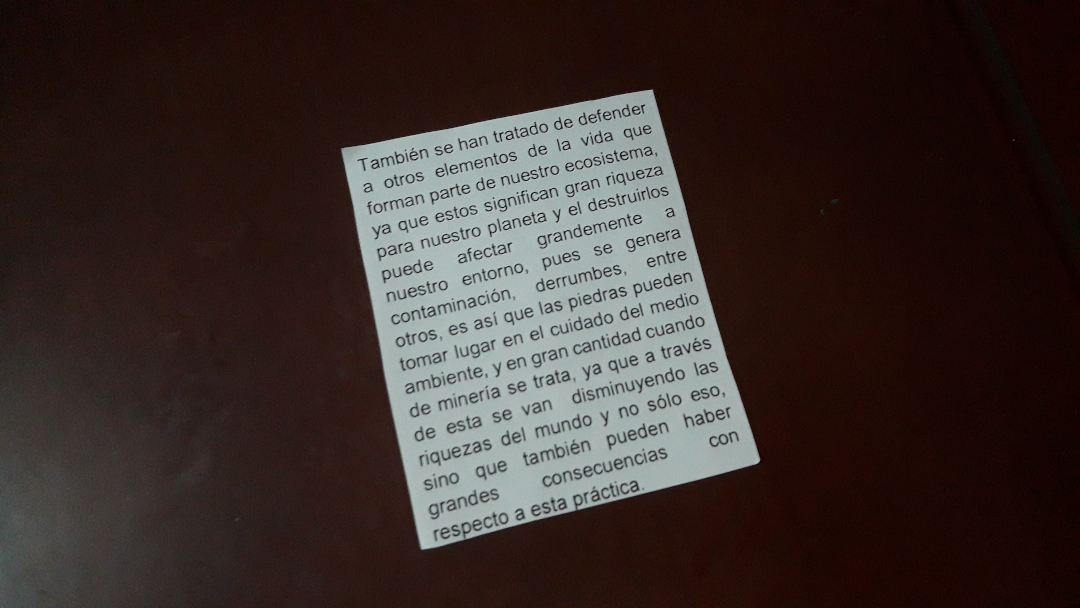
#> input picture default_Selection_dir/img_00.jpeg, 1080 x 608 px
$ python preprocess.py
#> lines starting #> are read from the running program, lines starting #| are printed output that depends on the picture; after the words box and inside, x2 and y2 are one past the last pixel; in counts of white or black regions, pixels touching at a corner belong together
#> further down, image is the input picture: shape (608, 1080, 3); mean B, G, R 44.1, 47.6, 58.9
import cv2
import numpy as np
import pytesseract

#pytesseract.pytesseract.tesseract_cmd = r'C:\Program Files\Tesseract-OCR\tesseract.exe'
def histEcu(img,alpha,grid):
#> called with alpha = 5, grid = (10, 10)
    if alpha!=0:
        img=cv2.cvtColor(img, cv2.COLOR_BGR2LAB)
#> img: shape (608, 1080, 3); mean of channels 0, 1, 2 50.4, 132.8, 131.7
        L,A,B=cv2.split(img)
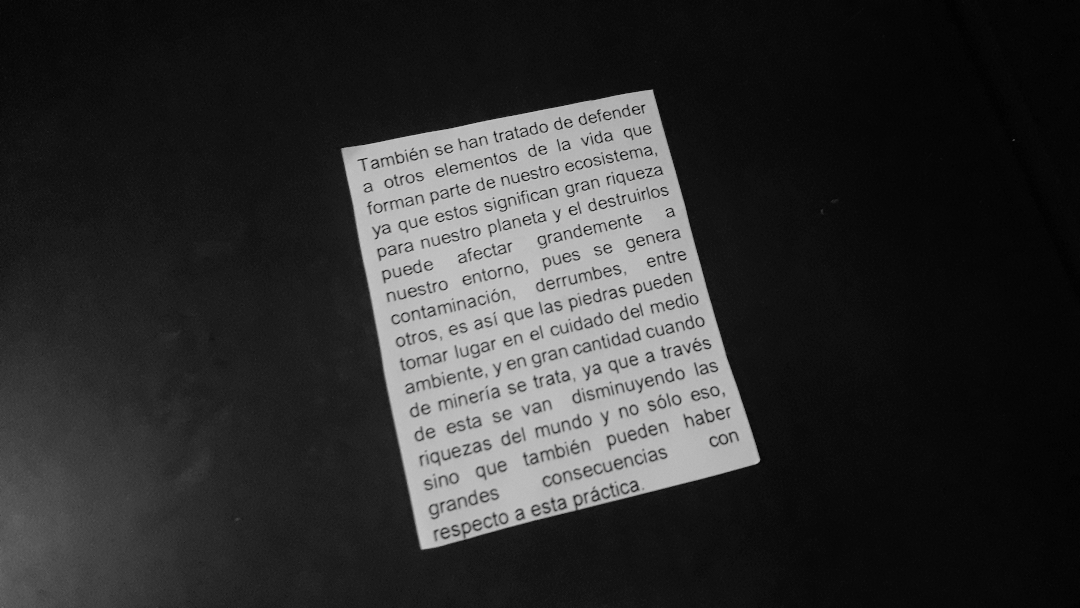
#> L: shape (608, 1080); min 0, max 209, mean 50.4
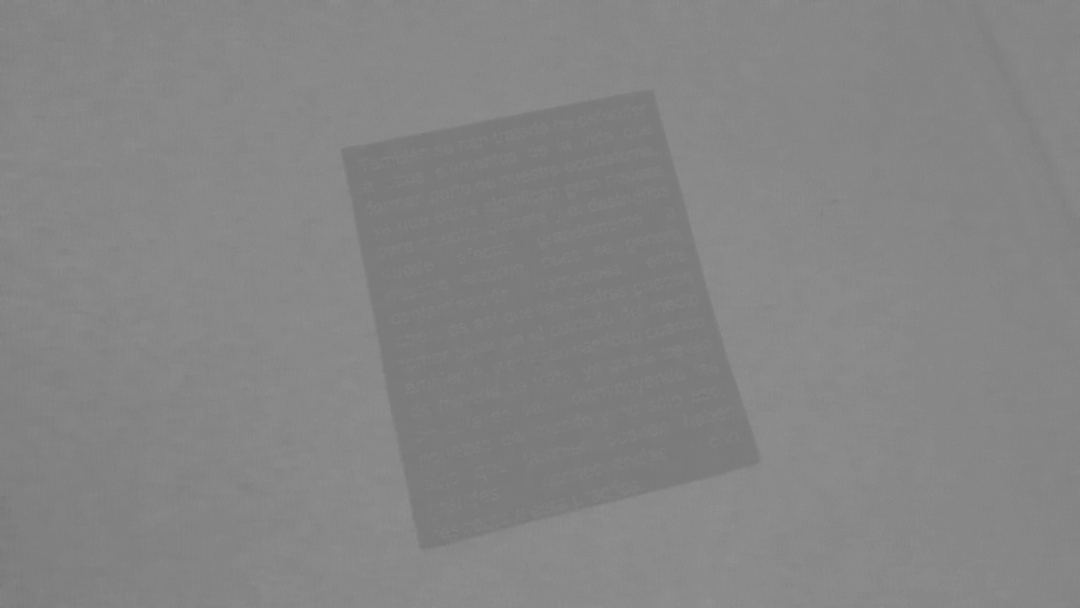
#> A: shape (608, 1080); min 117, max 145, mean 132.8
        clahe = cv2.createCLAHE(clipLimit=alpha, tileGridSize=grid)
        cl = clahe.apply(L)
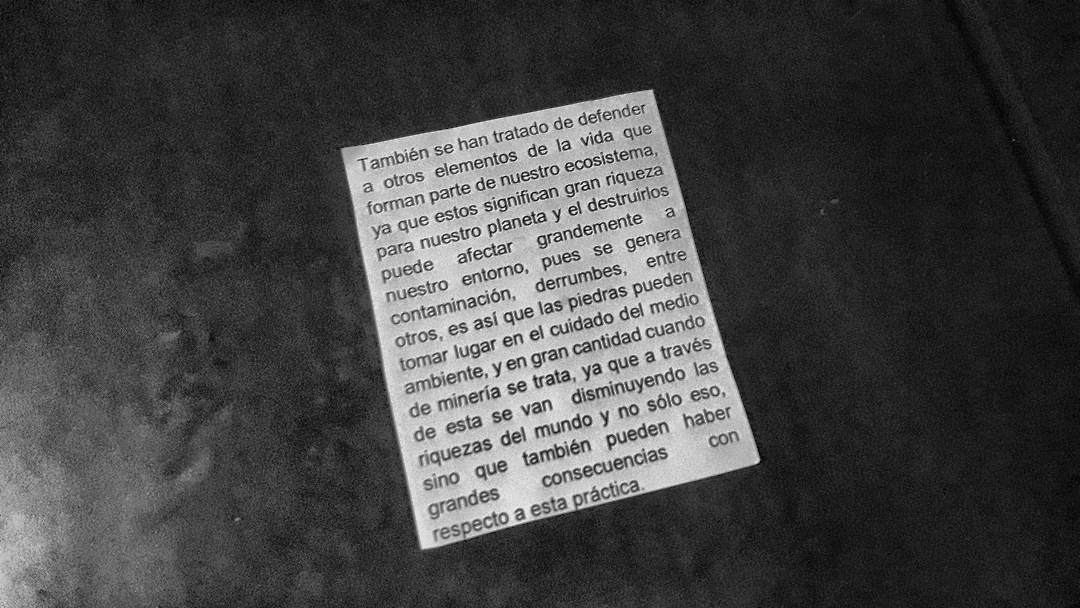
#> cl: shape (608, 1080); min 0, max 237, mean 69.4
        img = cv2.merge((cl,A,B))
#> img: shape (608, 1080, 3); mean of channels 0, 1, 2 69.4, 132.8, 131.7
        img = cv2.cvtColor(img, cv2.COLOR_LAB2BGR)
    return img

def ordenar_puntos(puntos):
	n_puntos = np.concatenate([puntos[0], puntos[1], puntos[2], puntos[3]]).tolist()

	y_order = sorted(n_puntos, key=lambda n_puntos: n_puntos[1])

	x1_order = y_order[:2]
	x1_order = sorted(x1_order, key=lambda x1_order: x1_order[0])

	x2_order = y_order[2:4]
	x2_order = sorted(x2_order, key=lambda x2_order: x2_order[0])

	return [x1_order[0], x1_order[1], x2_order[0], x2_order[1]]

image = cv2.imread("./default_Selection_dir/img_00.jpeg")

alpha=5 #Parametro a ser cambiado más adelante por el usuario en interfaz
grid=(10,10) #PArametro que puede ser cambiado más adelante con interfaz
image=histEcu(image,alpha,grid)
gray = cv2.cvtColor(image, cv2.COLOR_BGR2GRAY)
_,bin = cv2.threshold(gray,127,255,cv2.THRESH_BINARY)
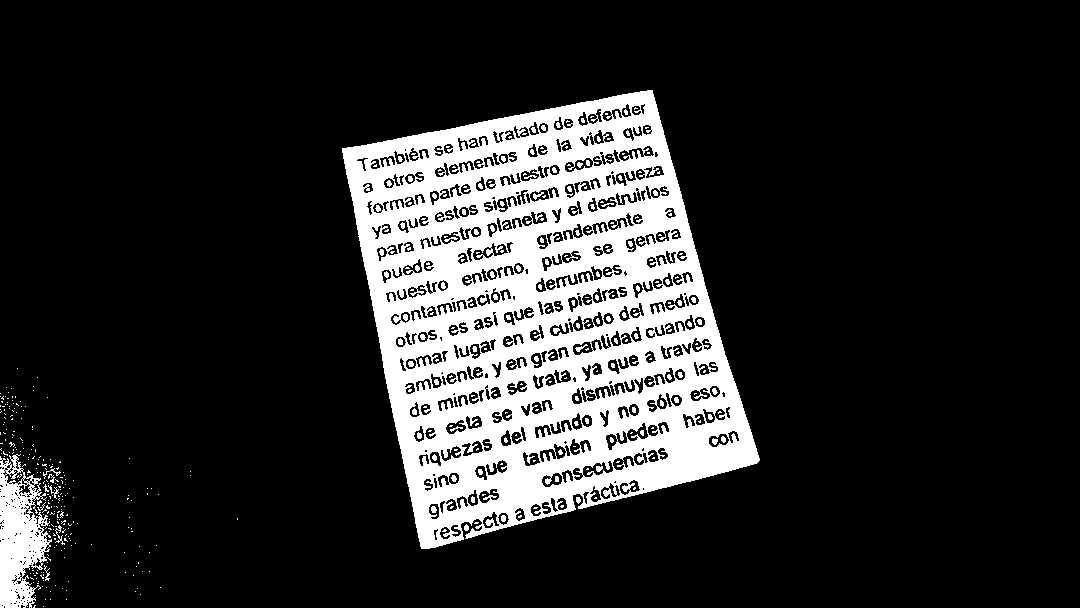
#> bin: shape (608, 1080); 16.9% white; 477 white regions (390 under 20 px), largest, box (x1, y1, x2, y2) and area: (342, 90, 760, 549) 102339, (0, 454, 52, 608) 4753, (55, 525, 65, 545) 54
canny = cv2.Canny(bin, 10, 150)
#> canny: shape (608, 1080); 3.3% white in thin lines or dots, all inside (x1, y1, x2, y2) = (0, 89, 760, 608)
canny = cv2.dilate(canny, None, iterations=1)
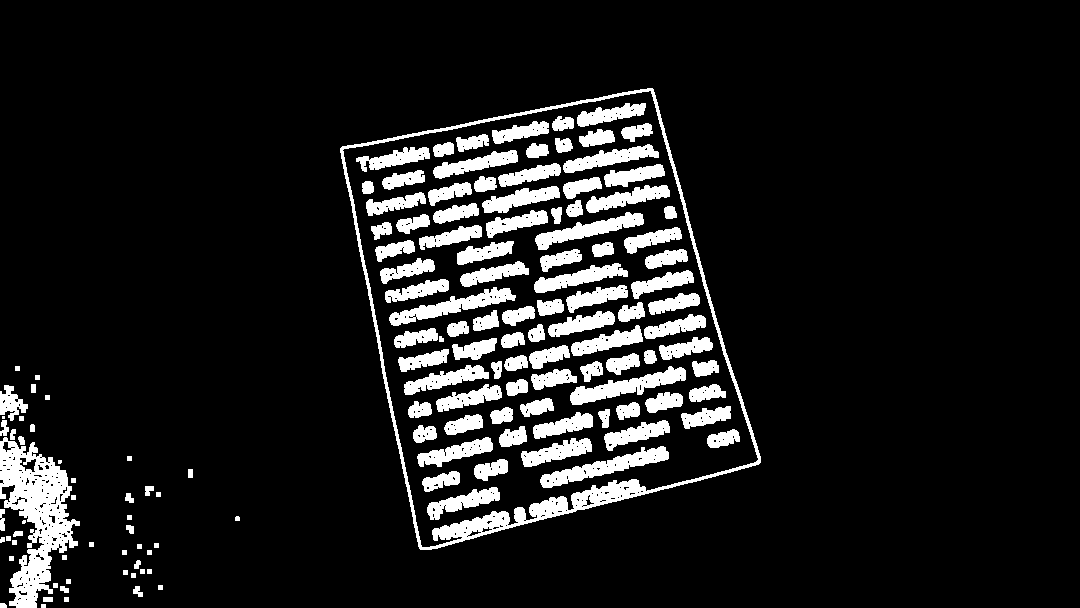
#> canny: shape (608, 1080); 10.9% white; 143 white regions (3 under 20 px)

cnts = cv2.findContours(canny, cv2.RETR_EXTERNAL, cv2.CHAIN_APPROX_SIMPLE)[0]
#> cnts = 51 contours, 32 with area under 20; largest, box (x1, y1, x2, y2) and area: (340, 88, 761, 550) 134176, (0, 437, 80, 608) 6668, (0, 385, 28, 421) 472, (0, 420, 9, 436) 68, (0, 509, 5, 531) 63
cnts = sorted(cnts, key=cv2.contourArea, reverse=True)[:1]
#> cnts = 1 contour; box (x1, y1, x2, y2) and area: (340, 88, 761, 550) 134176
dst = 0

for c in cnts:
    epsilon = 0.01*cv2.arcLength(c,True)
    approx = cv2.approxPolyDP(c,epsilon,True)

    if len(approx)==4:
        cv2.drawContours(image, [approx], 0, (0,255,255),2)

        puntos = ordenar_puntos(approx)

        cv2.circle(image, tuple(puntos[0]), 7, (255,0,0), 2)
        cv2.circle(image, tuple(puntos[1]), 7, (0,255,0), 2)
        cv2.circle(image, tuple(puntos[2]), 7, (0,0,255), 2)
        cv2.circle(image, tuple(puntos[3]), 7, (255,255,0), 2)

        pts1 = np.float32(puntos)
        pts2 = np.float32([[0,0],[270,0],[0,310],[270,310]])
        M = cv2.getPerspectiveTransform(pts1,pts2)
        dst = cv2.warpPerspective(gray,M,(270,310))
        break
#> this loop made 1 pass
#> (epsilon, n_puntos in ordenar_puntos, y_order in ordenar_puntos, pts1, pts2) on pass 1: (15.66, [[652, 88], [340, 148], [420, 549], [760, 462]], [[652, 88], [340, 148], [760, 462], [420, 549]], [[340, 148], [652, 88], [420, 549], [760, 462]], [[0, 0], [270, 0], [0, 310], [270, 310]])
#> pass 1, `dst = cv2.warpPerspective(gray,M,(270,310))`:
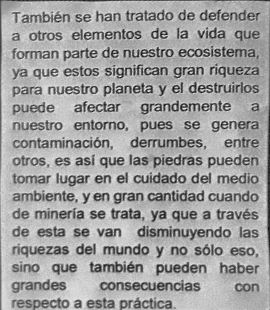
#> dst: shape (310, 270); min 10, max 229, mean 161.6
#> after the loop:
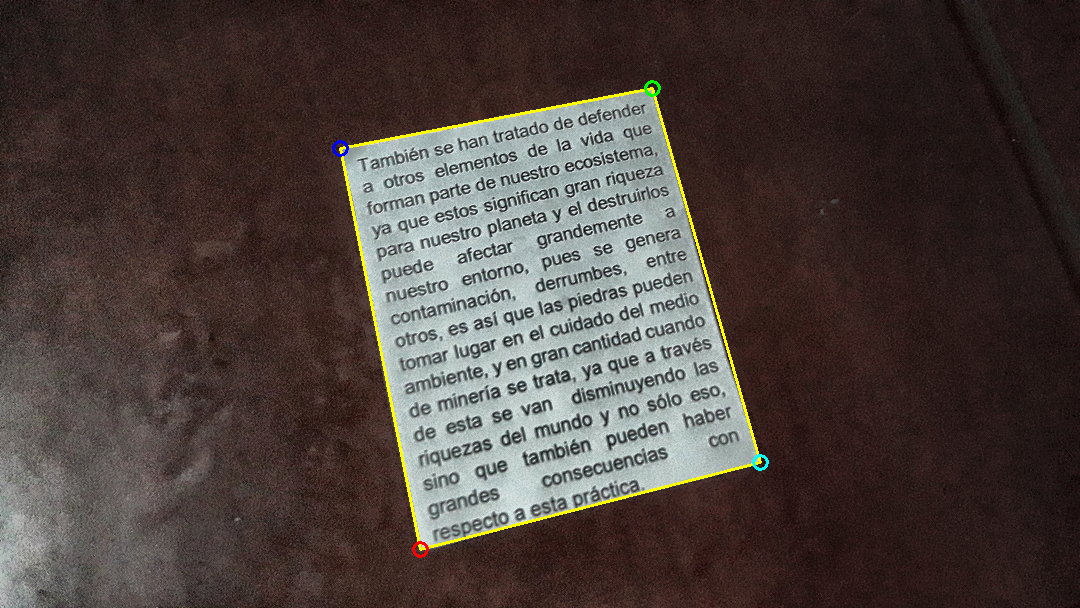
#> image: shape (608, 1080, 3); mean B, G, R 61.6, 65.8, 75.9
cv2.waitKey(0)

# NOTE: all row, words and characters are save in a list: outer most elements are rows, middle-depth elements are words and inner most ones are chars

# TODO: Enhance contrast: Contrast Adjust, Equaliziton, etc... (hecho)
# TODO: Binarize (done)
# TODO: Separate rows by using histogram or other technique
# TODO: Separate words  of each row by using histogram or other technique
# TODO: Seperate each word from each words
# TODO: apply pytesseract or EASYOCR to check effectiveness at recovering the character
# TODO: apply Machine Learning (in process) (identificación de letras y determinar sus bordes y rodearlos con cajas)
# TODO: apply Deep Learning

# texto = pytesseract.image_to_string(dst, lang='spa')
# print(texto)

# cv2.imshow('Result', dst)
# cv2.waitKey(0)
# cv2.destroyAllWindows()

$ run again, with default_Selection_dir/img_01.jpeg copied over default_Selection_dir/img_00.jpeg
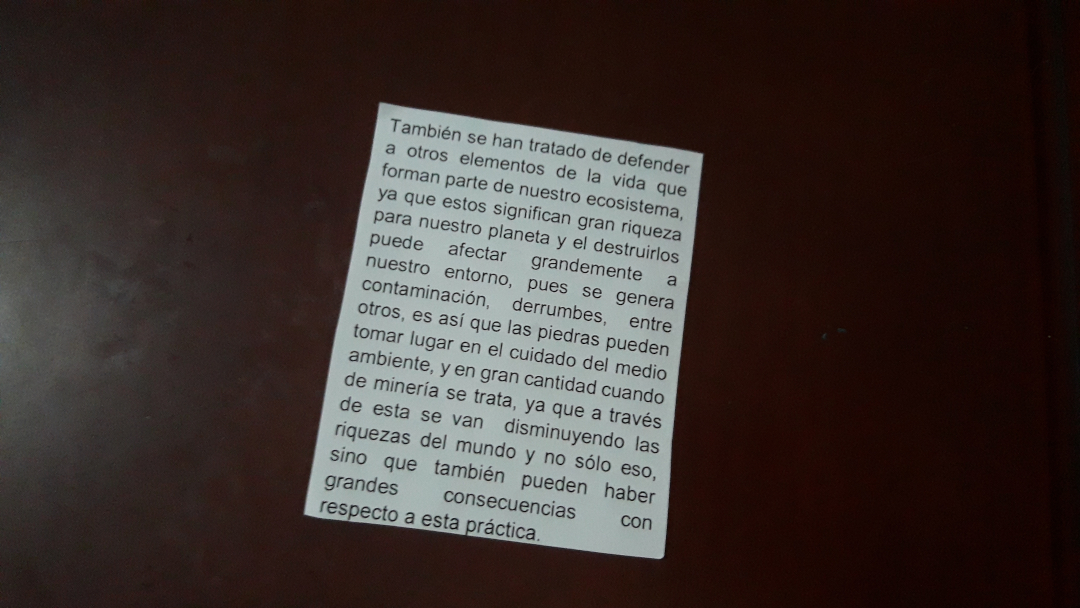
#> input picture default_Selection_dir/img_01.jpeg, 1080 x 608 px
#> image is the input picture: shape (608, 1080, 3); mean B, G, R 48.3, 51.6, 61.6
#> `_,bin = cv2.threshold(gray,127,255,cv2.THRESH_BINARY)`:
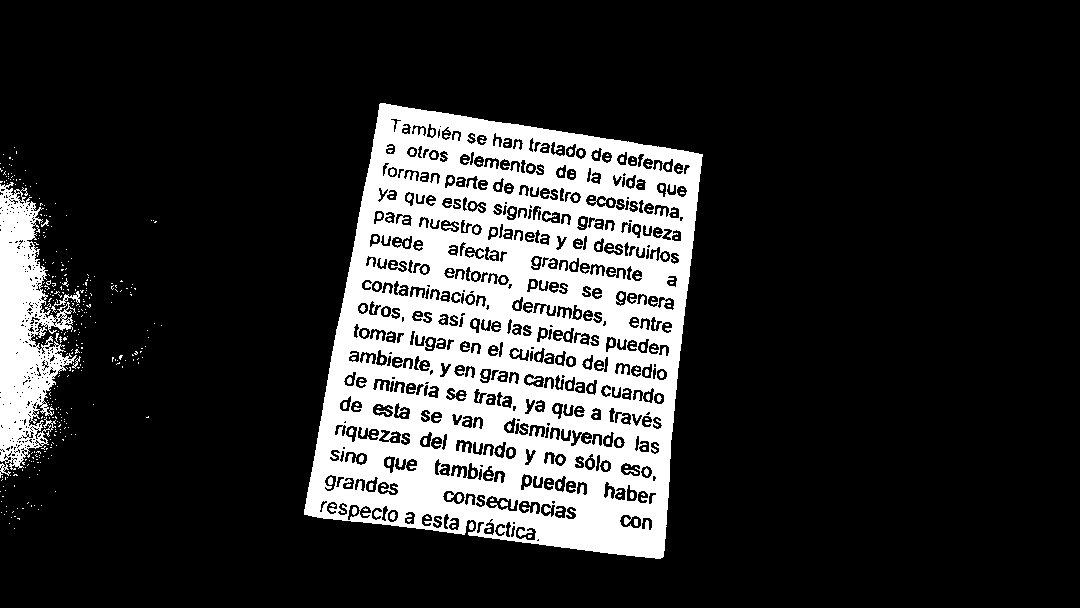
#> bin: shape (608, 1080); 19.1% white; 546 white regions (454 under 20 px), largest, box (x1, y1, x2, y2) and area: (304, 103, 703, 559) 109875, (0, 182, 77, 478) 11323, (51, 291, 80, 313) 126
#> `cnts = cv2.findContours(canny, cv2.RETR_EXTERNAL, cv2.CHAIN_APPROX_SIM..`: cnts = 53 contours, 35 with area under 20; largest, box (x1, y1, x2, y2) and area: (302, 101, 704, 560) 143534, (0, 161, 97, 482) 11133, (130, 344, 148, 365) 153, (0, 484, 9, 517) 132, (110, 353, 128, 369) 132
#> `cnts = sorted(cnts, key=cv2.contourArea, reverse=True)[:1]`: cnts = 1 contour; box (x1, y1, x2, y2) and area: (302, 101, 704, 560) 143534
#> the loop `for c in cnts:` made 1 pass
#> (epsilon, n_puntos in ordenar_puntos, pts1, pts2) on pass 1: (15.94, [[378, 102], [302, 514], [664, 558], [703, 153]], [[378, 102], [703, 153], [302, 514], [664, 558]], [[0, 0], [270, 0], [0, 310], [270, 310]])
#> after the loop `for c in cnts:`:
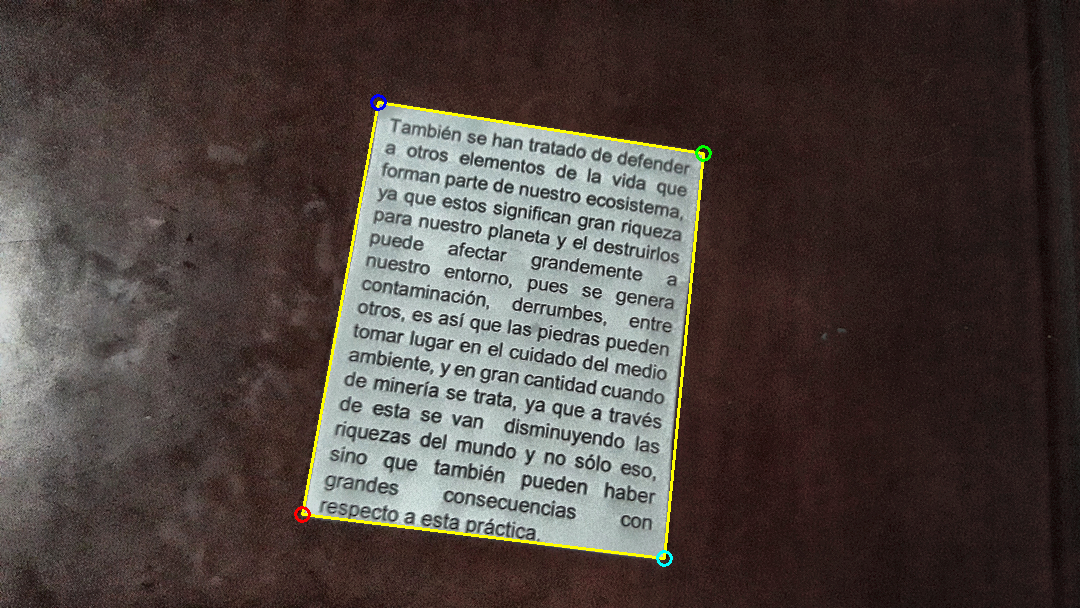
#> image: shape (608, 1080, 3); mean B, G, R 66.6, 70.8, 79.6
